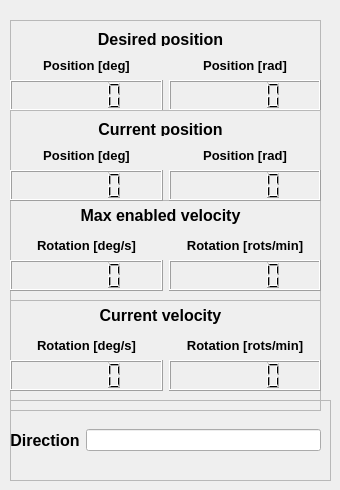
    <widget class="QWidget" name="tab_1">
     <attribute name="title">
      <string>      Position    </string>
     </attribute>
     <widget class="QFrame" name="frame">
      <property name="geometry">
       <rect>
        <x>10</x>
        <y>20</y>
        <width>311</width>
        <height>91</height>
       </rect>
      </property>
      <property name="frameShape">
       <enum>QFrame::StyledPanel</enum>
      </property>
      <property name="frameShadow">
       <enum>QFrame::Raised</enum>
      </property>
      <widget class="QLabel" name="label_10">
       <property name="geometry">
        <rect>
         <x>70</x>
         <y>10</y>
         <width>161</width>
         <height>16</height>
        </rect>
       </property>
       <property name="text">
        <string>&lt;html&gt;&lt;head/&gt;&lt;body&gt;&lt;p align=&quot;center&quot;&gt;&lt;span style=&quot; font-size:12pt; font-weight:600;&quot;&gt;Desired position&lt;/span&gt;&lt;/p&gt;&lt;/body&gt;&lt;/html&gt;</string>
       </property>
      </widget>
      <widget class="QWidget" name="horizontalLayoutWidget_6">
       <property name="geometry">
        <rect>
         <x>0</x>
         <y>30</y>
         <width>311</width>
         <height>31</height>
        </rect>
       </property>
       <layout class="QHBoxLayout" name="horizontalLayout_6">
        <item>
         <widget class="QLabel" name="label_12">
          <property name="text">
           <string>&lt;html&gt;&lt;head/&gt;&lt;body&gt;&lt;p align=&quot;center&quot;&gt;&lt;span style=&quot; font-size:10pt; font-weight:600;&quot;&gt;Position [deg]&lt;/span&gt;&lt;/p&gt;&lt;/body&gt;&lt;/html&gt;</string>
          </property>
         </widget>
        </item>
        <item>
         <widget class="QLabel" name="label_11">
          <property name="text">
           <string>&lt;html&gt;&lt;head/&gt;&lt;body&gt;&lt;p align=&quot;center&quot;&gt;&lt;span style=&quot; font-size:10pt; font-weight:600;&quot;&gt;Position [rad]&lt;/span&gt;&lt;/p&gt;&lt;/body&gt;&lt;/html&gt;</string>
          </property>
         </widget>
        </item>
       </layout>
      </widget>
      <widget class="QWidget" name="horizontalLayoutWidget_7">
       <property name="geometry">
        <rect>
         <x>0</x>
         <y>60</y>
         <width>311</width>
         <height>31</height>
        </rect>
       </property>
       <layout class="QHBoxLayout" name="horizontalLayout_7">
        <item>
         <widget class="QLCDNumber" name="desiredPositionDeg_LCD"/>
        </item>
        <item>
         <widget class="QLCDNumber" name="desiredPositionRad_LCD"/>
        </item>
       </layout>
      </widget>
     </widget>
     <widget class="QFrame" name="frame_3">
      <property name="geometry">
       <rect>
        <x>10</x>
        <y>200</y>
        <width>311</width>
        <height>101</height>
       </rect>
      </property>
      <property name="frameShape">
       <enum>QFrame::StyledPanel</enum>
      </property>
      <property name="frameShadow">
       <enum>QFrame::Raised</enum>
      </property>
      <widget class="QLabel" name="label_19">
       <property name="geometry">
        <rect>
         <x>50</x>
         <y>6</y>
         <width>201</width>
         <height>20</height>
        </rect>
       </property>
       <property name="text">
        <string>&lt;html&gt;&lt;head/&gt;&lt;body&gt;&lt;p align=&quot;center&quot;&gt;&lt;span style=&quot; font-size:12pt; font-weight:600;&quot;&gt;Max enabled velocity&lt;/span&gt;&lt;/p&gt;&lt;/body&gt;&lt;/html&gt;</string>
       </property>
      </widget>
      <widget class="QWidget" name="horizontalLayoutWidget_12">
       <property name="geometry">
        <rect>
         <x>0</x>
         <y>30</y>
         <width>311</width>
         <height>31</height>
        </rect>
       </property>
       <layout class="QHBoxLayout" name="horizontalLayout_12">
        <item>
         <widget class="QLabel" name="label_20">
          <property name="text">
           <string>&lt;html&gt;&lt;head/&gt;&lt;body&gt;&lt;p align=&quot;center&quot;&gt;&lt;span style=&quot; font-size:10pt; font-weight:600;&quot;&gt;Rotation [deg/s]&lt;/span&gt;&lt;/p&gt;&lt;/body&gt;&lt;/html&gt;</string>
          </property>
         </widget>
        </item>
        <item>
         <widget class="QLabel" name="label_21">
          <property name="text">
           <string>&lt;html&gt;&lt;head/&gt;&lt;body&gt;&lt;p align=&quot;center&quot;&gt;&lt;span style=&quot; font-size:10pt; font-weight:600;&quot;&gt;Rotation [rots/min]&lt;/span&gt;&lt;/p&gt;&lt;/body&gt;&lt;/html&gt;</string>
          </property>
         </widget>
        </item>
       </layout>
      </widget>
      <widget class="QWidget" name="horizontalLayoutWidget_13">
       <property name="geometry">
        <rect>
         <x>0</x>
         <y>60</y>
         <width>311</width>
         <height>31</height>
        </rect>
       </property>
       <layout class="QHBoxLayout" name="horizontalLayout_13">
        <item>
         <widget class="QLCDNumber" name="maxVelocityDeg_LCD"/>
        </item>
        <item>
         <widget class="QLCDNumber" name="maxVelocityRad_LCD"/>
        </item>
       </layout>
      </widget>
     </widget>
     <widget class="QFrame" name="frame_4">
      <property name="geometry">
       <rect>
        <x>10</x>
        <y>300</y>
        <width>311</width>
        <height>111</height>
       </rect>
      </property>
      <property name="frameShape">
       <enum>QFrame::StyledPanel</enum>
      </property>
      <property name="frameShadow">
       <enum>QFrame::Raised</enum>
      </property>
      <widget class="QLabel" name="label_22">
       <property name="geometry">
        <rect>
         <x>70</x>
         <y>5</y>
         <width>161</width>
         <height>21</height>
        </rect>
       </property>
       <property name="text">
        <string>&lt;html&gt;&lt;head/&gt;&lt;body&gt;&lt;p align=&quot;center&quot;&gt;&lt;span style=&quot; font-size:12pt; font-weight:600;&quot;&gt;Current velocity&lt;/span&gt;&lt;/p&gt;&lt;/body&gt;&lt;/html&gt;</string>
       </property>
      </widget>
      <widget class="QWidget" name="horizontalLayoutWidget_14">
       <property name="geometry">
        <rect>
         <x>0</x>
         <y>30</y>
         <width>311</width>
         <height>31</height>
        </rect>
       </property>
       <layout class="QHBoxLayout" name="horizontalLayout_14">
        <item>
         <widget class="QLabel" name="label_23">
          <property name="text">
           <string>&lt;html&gt;&lt;head/&gt;&lt;body&gt;&lt;p align=&quot;center&quot;&gt;&lt;span style=&quot; font-size:10pt; font-weight:600;&quot;&gt;Rotation [deg/s]&lt;/span&gt;&lt;/p&gt;&lt;/body&gt;&lt;/html&gt;</string>
          </property>
         </widget>
        </item>
        <item>
         <widget class="QLabel" name="label_24">
          <property name="text">
           <string>&lt;html&gt;&lt;head/&gt;&lt;body&gt;&lt;p align=&quot;center&quot;&gt;&lt;span style=&quot; font-size:10pt; font-weight:600;&quot;&gt;Rotation [rots/min]&lt;/span&gt;&lt;/p&gt;&lt;/body&gt;&lt;/html&gt;</string>
          </property>
         </widget>
        </item>
       </layout>
      </widget>
      <widget class="QWidget" name="horizontalLayoutWidget_15">
       <property name="geometry">
        <rect>
         <x>0</x>
         <y>60</y>
         <width>311</width>
         <height>31</height>
        </rect>
       </property>
       <layout class="QHBoxLayout" name="horizontalLayout_15">
        <item>
         <widget class="QLCDNumber" name="currentVelocityDeg_LCD"/>
        </item>
        <item>
         <widget class="QLCDNumber" name="currentVelocityRad_LCD"/>
        </item>
       </layout>
      </widget>
     </widget>
     <widget class="QFrame" name="frame_2">
      <property name="geometry">
       <rect>
        <x>10</x>
        <y>110</y>
        <width>311</width>
        <height>91</height>
       </rect>
      </property>
      <property name="frameShape">
       <enum>QFrame::StyledPanel</enum>
      </property>
      <property name="frameShadow">
       <enum>QFrame::Raised</enum>
      </property>
      <widget class="QLabel" name="label_16">
       <property name="geometry">
        <rect>
         <x>70</x>
         <y>10</y>
         <width>161</width>
         <height>16</height>
        </rect>
       </property>
       <property name="text">
        <string>&lt;html&gt;&lt;head/&gt;&lt;body&gt;&lt;p align=&quot;center&quot;&gt;&lt;span style=&quot; font-size:12pt; font-weight:600;&quot;&gt;Current position&lt;/span&gt;&lt;/p&gt;&lt;/body&gt;&lt;/html&gt;</string>
       </property>
      </widget>
      <widget class="QWidget" name="horizontalLayoutWidget_10">
       <property name="geometry">
        <rect>
         <x>0</x>
         <y>30</y>
         <width>311</width>
         <height>31</height>
        </rect>
       </property>
       <layout class="QHBoxLayout" name="horizontalLayout_10">
        <item>
         <widget class="QLabel" name="label_17">
          <property name="text">
           <string>&lt;html&gt;&lt;head/&gt;&lt;body&gt;&lt;p align=&quot;center&quot;&gt;&lt;span style=&quot; font-size:10pt; font-weight:600;&quot;&gt;Position [deg]&lt;/span&gt;&lt;/p&gt;&lt;/body&gt;&lt;/html&gt;</string>
          </property>
         </widget>
        </item>
        <item>
         <widget class="QLabel" name="label_18">
          <property name="text">
           <string>&lt;html&gt;&lt;head/&gt;&lt;body&gt;&lt;p align=&quot;center&quot;&gt;&lt;span style=&quot; font-size:10pt; font-weight:600;&quot;&gt;Position [rad]&lt;/span&gt;&lt;/p&gt;&lt;/body&gt;&lt;/html&gt;</string>
          </property>
         </widget>
        </item>
       </layout>
      </widget>
      <widget class="QWidget" name="horizontalLayoutWidget_11">
       <property name="geometry">
        <rect>
         <x>0</x>
         <y>60</y>
         <width>311</width>
         <height>31</height>
        </rect>
       </property>
       <layout class="QHBoxLayout" name="horizontalLayout_11">
        <item>
         <widget class="QLCDNumber" name="currentPositionDeg_LCD"/>
        </item>
        <item>
         <widget class="QLCDNumber" name="currentPositionRad_LCD"/>
        </item>
       </layout>
      </widget>
     </widget>
     <widget class="QFrame" name="frame_5">
      <property name="geometry">
       <rect>
        <x>10</x>
        <y>400</y>
        <width>321</width>
        <height>81</height>
       </rect>
      </property>
      <property name="frameShape">
       <enum>QFrame::StyledPanel</enum>
      </property>
      <property name="frameShadow">
       <enum>QFrame::Raised</enum>
      </property>
      <widget class="QWidget" name="horizontalLayoutWidget_17">
       <property name="geometry">
        <rect>
         <x>0</x>
         <y>10</y>
         <width>311</width>
         <height>61</height>
        </rect>
       </property>
       <layout class="QHBoxLayout" name="horizontalLayout_17">
        <item>
         <widget class="QLabel" name="label_27">
          <property name="text">
           <string>&lt;html&gt;&lt;head/&gt;&lt;body&gt;&lt;p align=&quot;center&quot;&gt;&lt;span style=&quot; font-size:12pt; font-weight:600;&quot;&gt;Direction&lt;/span&gt;&lt;/p&gt;&lt;/body&gt;&lt;/html&gt;</string>
          </property>
         </widget>
        </item>
        <item>
         <widget class="QLineEdit" name="direction_LE"/>
        </item>
       </layout>
      </widget>
     </widget>
    </widget>
